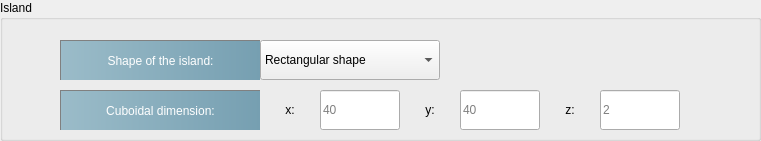
    <widget class="QGroupBox" name="groupBox_6">
     <property name="geometry">
      <rect>
       <x>70</x>
       <y>210</y>
       <width>761</width>
       <height>141</height>
      </rect>
     </property>
     <property name="title">
      <string>Island</string>
     </property>
     <widget class="QLabel" name="label_35">
      <property name="geometry">
       <rect>
        <x>60</x>
        <y>40</y>
        <width>200</width>
        <height>40</height>
       </rect>
      </property>
      <property name="minimumSize">
       <size>
        <width>0</width>
        <height>20</height>
       </size>
      </property>
      <property name="styleSheet">
       <string notr="true">QLabel{
	background-color: qlineargradient(spread:pad, x1:0, y1:0, x2:1, y2:0, stop:0 rgba(155, 188, 201, 255), stop:1 rgba(118, 159, 177, 255))	;
	padding:5px 10px;
width:200px;
height:20px;
	color:white;
border-left: 1px solid gray;
border-top:1px solid gray;
qproperty-alignment: AlignCenter;
width:180px;
height:40px;
}

</string>
      </property>
      <property name="text">
       <string>Shape of the island:</string>
      </property>
      <property name="alignment">
       <set>Qt::AlignCenter</set>
      </property>
     </widget>
     <widget class="QLabel" name="label_36">
      <property name="geometry">
       <rect>
        <x>60</x>
        <y>90</y>
        <width>200</width>
        <height>40</height>
       </rect>
      </property>
      <property name="minimumSize">
       <size>
        <width>0</width>
        <height>20</height>
       </size>
      </property>
      <property name="styleSheet">
       <string notr="true">QLabel{
	background-color: qlineargradient(spread:pad, x1:0, y1:0, x2:1, y2:0, stop:0 rgba(155, 188, 201, 255), stop:1 rgba(118, 159, 177, 255))	;
	padding:5px 10px;
width:200px;
height:20px;
	color:white;
border-left: 1px solid gray;
border-top:1px solid gray;
qproperty-alignment: AlignCenter;
width:180px;
height:40px;
}

</string>
      </property>
      <property name="text">
       <string>Cuboidal dimension:</string>
      </property>
      <property name="alignment">
       <set>Qt::AlignCenter</set>
      </property>
     </widget>
     <widget class="QComboBox" name="choiceIslandShape_Combo">
      <property name="geometry">
       <rect>
        <x>260</x>
        <y>40</y>
        <width>180</width>
        <height>40</height>
       </rect>
      </property>
      <property name="minimumSize">
       <size>
        <width>104</width>
        <height>40</height>
       </size>
      </property>
      <property name="maximumSize">
       <size>
        <width>1000</width>
        <height>16777215</height>
       </size>
      </property>
      <property name="toolTip">
       <string>&lt;html&gt;&lt;head/&gt;&lt;body&gt;&lt;p&gt;Island in-plane shape: &lt;/p&gt;&lt;p&gt;0 means 2d array in 'islandShape.in'.&lt;/p&gt;&lt;p&gt;1 means rectangular.&lt;/p&gt;&lt;p&gt;2 means elliptical shape defined in the next line (only for nf/=0 and ni3/=0).&lt;/p&gt;&lt;/body&gt;&lt;/html&gt;</string>
      </property>
      <property name="currentIndex">
       <number>1</number>
      </property>
      <item>
       <property name="text">
        <string>Islandshape.in</string>
       </property>
      </item>
      <item>
       <property name="text">
        <string>Rectangular shape</string>
       </property>
      </item>
      <item>
       <property name="text">
        <string>Elliptical shape</string>
       </property>
      </item>
     </widget>
     <widget class="QLineEdit" name="ni1_LE">
      <property name="geometry">
       <rect>
        <x>320</x>
        <y>90</y>
        <width>80</width>
        <height>40</height>
       </rect>
      </property>
      <property name="minimumSize">
       <size>
        <width>80</width>
        <height>40</height>
       </size>
      </property>
      <property name="maximumSize">
       <size>
        <width>80</width>
        <height>16777215</height>
       </size>
      </property>
      <property name="toolTip">
       <string>&lt;html&gt;&lt;head/&gt;&lt;body&gt;&lt;p&gt;Number of grids along length (x direction) of the magnetic island (only for choiceIslandShape=1,2 and nf=0)&lt;/p&gt;&lt;/body&gt;&lt;/html&gt;</string>
      </property>
      <property name="placeholderText">
       <string>40</string>
      </property>
     </widget>
     <widget class="QLabel" name="ni1_LB">
      <property name="geometry">
       <rect>
        <x>260</x>
        <y>90</y>
        <width>60</width>
        <height>40</height>
       </rect>
      </property>
      <property name="minimumSize">
       <size>
        <width>60</width>
        <height>20</height>
       </size>
      </property>
      <property name="maximumSize">
       <size>
        <width>60</width>
        <height>16777215</height>
       </size>
      </property>
      <property name="toolTip">
       <string>&lt;html&gt;&lt;head/&gt;&lt;body&gt;&lt;p&gt;Number of grids along length (x direction) of the magnetic island (only for choiceIslandShape=1,2 and nf=0)&lt;/p&gt;&lt;/body&gt;&lt;/html&gt;</string>
      </property>
      <property name="text">
       <string>x:</string>
      </property>
      <property name="alignment">
       <set>Qt::AlignCenter</set>
      </property>
     </widget>
     <widget class="QLabel" name="ni2_LB">
      <property name="geometry">
       <rect>
        <x>400</x>
        <y>90</y>
        <width>60</width>
        <height>40</height>
       </rect>
      </property>
      <property name="minimumSize">
       <size>
        <width>60</width>
        <height>20</height>
       </size>
      </property>
      <property name="maximumSize">
       <size>
        <width>60</width>
        <height>16777215</height>
       </size>
      </property>
      <property name="toolTip">
       <string>&lt;html&gt;&lt;head/&gt;&lt;body&gt;&lt;p&gt;Number of grids along width (y direction) of the magnetic island (only for choiceIslandShape=1,2 and nf=0)&lt;/p&gt;&lt;/body&gt;&lt;/html&gt;</string>
      </property>
      <property name="text">
       <string>y:</string>
      </property>
      <property name="alignment">
       <set>Qt::AlignCenter</set>
      </property>
     </widget>
     <widget class="QLineEdit" name="ni2_LE">
      <property name="geometry">
       <rect>
        <x>460</x>
        <y>90</y>
        <width>80</width>
        <height>40</height>
       </rect>
      </property>
      <property name="minimumSize">
       <size>
        <width>80</width>
        <height>40</height>
       </size>
      </property>
      <property name="maximumSize">
       <size>
        <width>80</width>
        <height>16777215</height>
       </size>
      </property>
      <property name="toolTip">
       <string>&lt;html&gt;&lt;head/&gt;&lt;body&gt;&lt;p&gt;Number of grids along width (y direction) of the magnetic island (only for choiceIslandShape=1,2 and nf=0)&lt;/p&gt;&lt;/body&gt;&lt;/html&gt;</string>
      </property>
      <property name="placeholderText">
       <string>40</string>
      </property>
     </widget>
     <widget class="QLabel" name="ni3_LB">
      <property name="geometry">
       <rect>
        <x>540</x>
        <y>90</y>
        <width>60</width>
        <height>40</height>
       </rect>
      </property>
      <property name="minimumSize">
       <size>
        <width>60</width>
        <height>20</height>
       </size>
      </property>
      <property name="maximumSize">
       <size>
        <width>60</width>
        <height>16777215</height>
       </size>
      </property>
      <property name="toolTip">
       <string>&lt;html&gt;&lt;head/&gt;&lt;body&gt;&lt;p&gt;Number of grids along depth (z direction) of the magnetic island (only for nf=0)&lt;/p&gt;&lt;/body&gt;&lt;/html&gt;</string>
      </property>
      <property name="text">
       <string>z:</string>
      </property>
      <property name="alignment">
       <set>Qt::AlignCenter</set>
      </property>
     </widget>
     <widget class="QLineEdit" name="ni3_LE">
      <property name="geometry">
       <rect>
        <x>600</x>
        <y>90</y>
        <width>80</width>
        <height>40</height>
       </rect>
      </property>
      <property name="minimumSize">
       <size>
        <width>80</width>
        <height>40</height>
       </size>
      </property>
      <property name="maximumSize">
       <size>
        <width>80</width>
        <height>16777215</height>
       </size>
      </property>
      <property name="toolTip">
       <string>&lt;html&gt;&lt;head/&gt;&lt;body&gt;&lt;p&gt;Number of grids along depth (z direction) of the magnetic island (only for nf=0)&lt;/p&gt;&lt;/body&gt;&lt;/html&gt;</string>
      </property>
      <property name="placeholderText">
       <string>2</string>
      </property>
     </widget>
    </widget>
